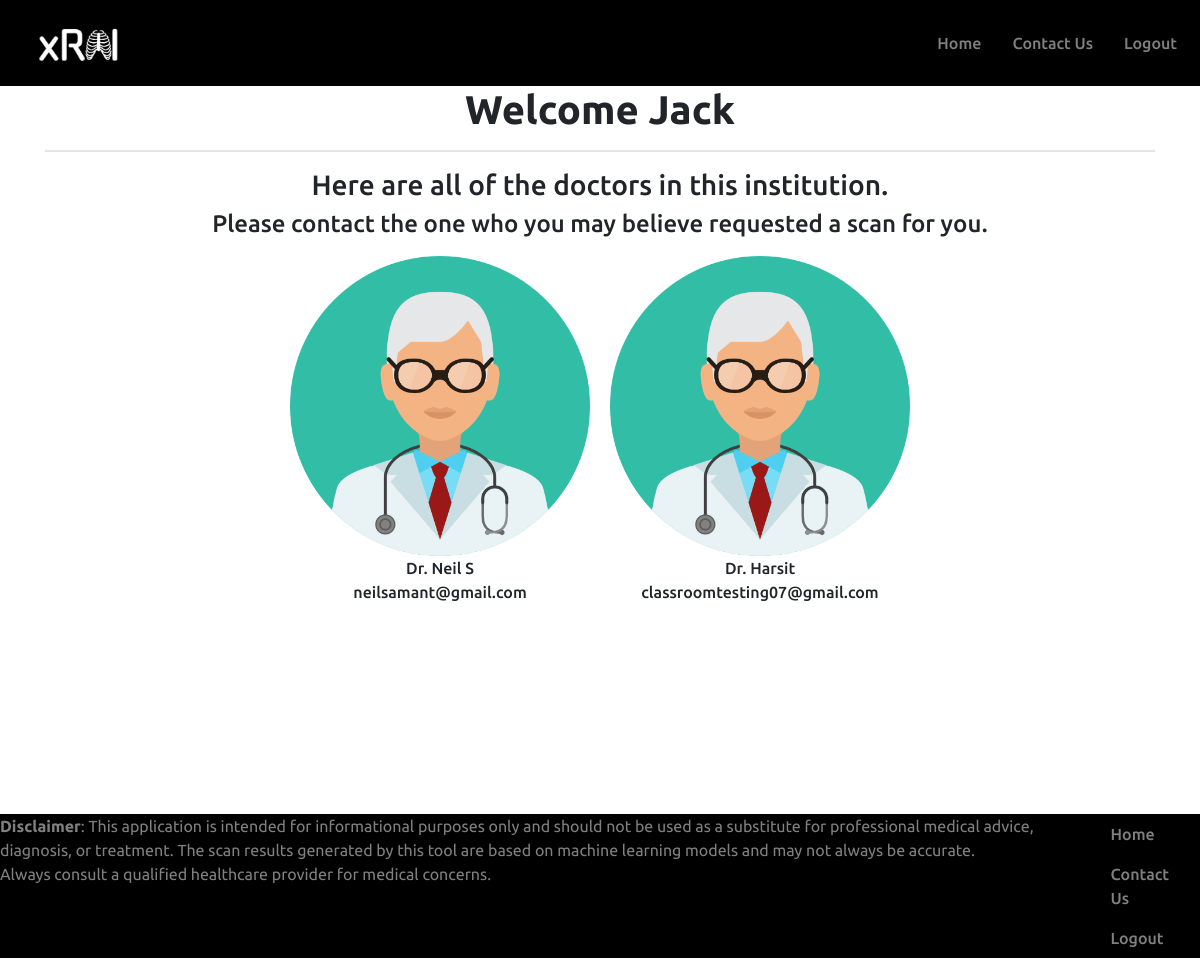
/contact-us (signed in), run on the app's committed database.
### website/models.py (models this page shows)
class User(db.Model, UserMixin):
    id = db.Column(db.Integer, primary_key=True)
    email = db.Column(db.String(150), unique=True)
    password = db.Column(db.String(150))
    first_name = db.Column(db.String(150))
    isdoctor = db.Column(db.String(150))
    notes = db.relationship('Note')

### website/views.py (the view)
@views.route('/contact-us')
def contact_us():
    return render_template('contact_us.html', user=current_user, all_users=User.query.all())

### website/__init__.py (called while the page is built)
def create_app():
    app = Flask(__name__)
    app.config['SECRET_KEY'] = 'hjshjhdjah kjshkjdhjs'
    app.config['SQLALCHEMY_DATABASE_URI'] = f'sqlite:///{DB_NAME}'
    db.init_app(app)
    from .views import views
    from .auth import auth
    app.register_blueprint(views, url_prefix='/')
    app.register_blueprint(auth, url_prefix='/')
    from .models import User, Scan
    with app.app_context():
        db.create_all()
    login_manager = LoginManager()
    login_manager.login_view = 'auth.login'
    login_manager.init_app(app)
    @login_manager.user_loader
    def load_user(id):
        return User.query.get(int(id))
    return app

### website/templates/contact_us.html
{% extends "base.html" %} {% block title %}Contact Us{% endblock %} {% block
content %} {% if user.isdoctor == "Yes" %}
<h1 align="center" class="pageTitle">Welcome Dr. {{user.first_name}}</h1>
<hr style="border-width: 2px" />
{% else %}
<h1 align="center">Welcome {{user.first_name}}</h1>
<hr style="border-width: 2px" />
{% endif %}
<h3 align="center">Here are all of the doctors in this institution.</h3>
<h4 align="center">
  Please contact the one who you may believe requested a scan for you.
</h4>
<div style="display: flex; flex-wrap: wrap; justify-content: center">
  {% for currUser in all_users %} {% if currUser.isdoctor == "Yes" %}
  <figure style="margin: 10px">
    <img
      src="{{url_for('static', filename='../static/images/doctorIcon.png')}}"
      alt="Doctor Icon"
      style="display: block; margin: 0 auto; width: 300px; height: 300px"
    />
    <figcaption style="text-align: center">
      Dr. {{ currUser.first_name }}
      <br />
      {{ currUser.email }}
    </figcaption>
  </figure>
  {% endif %} {% endfor %}
</div>
{% endblock %}

### website/static/style.css (style rules this page uses)
.ubuntu-medium, h2, h3, h4, strong, button, figcaption { font-family: "Ubuntu", system-ui; font-weight: 500; font-style: normal; }
.ubuntu-bold, h1 { font-family: "Ubuntu", system-ui; font-weight: 700; font-style: normal; }
body { overflow-x: hidden; }

### data on the page
User: first_name "Jack"
User: first_name "Neil S", email "neilsamant@gmail.com"
User: first_name "Harsit", email "classroomtesting07@gmail.com"
